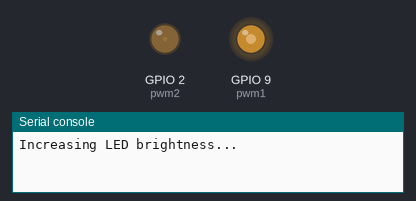
The program below on a simulated ESP32 board running MicroPython. Shown: output pins drawn as LEDs (lit = HIGH), the last lines printed to the serial console.

Above: at 0.05 s.
At 1.45 s:
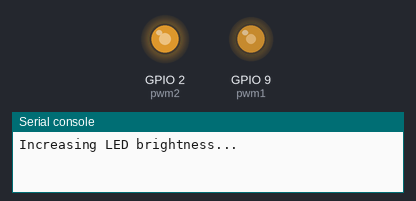
At 2.85 s:
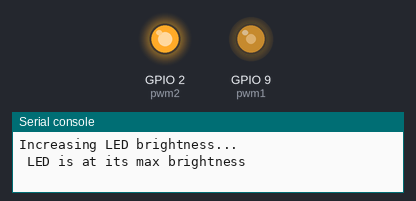
At 5.7 s:
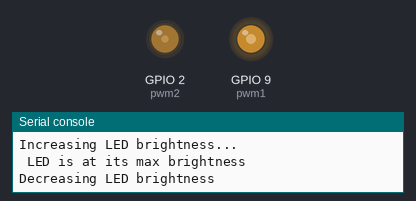
Timing chart, 0 to 8.0 s (numbered marks = the images above):
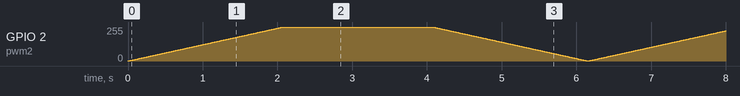

The program:

main.py
```python
from machine import Pin, Timer, PWM
from time import sleep_ms

# pwm object and its configuration
#pwm frequency = 1000Hz
pwm2=PWM(Pin(2),freq=1000)
pwm1=PWM(Pin(9),freq=2000)
while True:
    #increase the LED brightness
    print("Increasing LED brightness...")
    for i in range (0,1024):
        pwm2.duty(i)
        sleep_ms(2)
        i += 1
    print(" LED is at its max brightness")

    # wait at max brightness for 2 sec
    sleep_ms(2000)
    # decrese the LED brightness
    print("Decreasing LED brightness")
    for i in range(0,1024):
        pwm2.duty(1023-i)
        sleep_ms(2)
        i += 1
    print("LED is at its min brightness")
    #wait at min brightness for 2 sec
```
